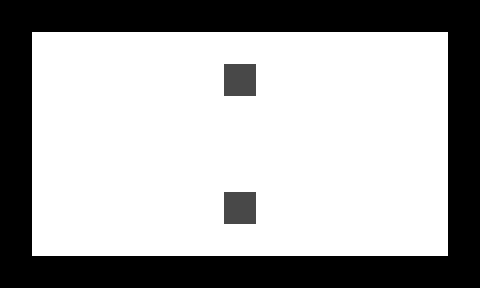

Rendered tile map (Tiled .tmx) drawn with the repository's tilesets; below, a short description and the full map source, tile grids included:
An orthogonal 15x9 tile map with 32x32 px tiles, 2 tile layers (1, 2).

<map version="1.0" orientation="orthogonal" width="15" height="9" tilewidth="32" tileheight="32">
 <tileset firstgid="1" name="n_tiles1" tilewidth="32" tileheight="32">
  <image source="../../images/map/common/n_tiles1.png" width="128" height="64" />
 </tileset>
 <layer name="1" width="15" height="9">
  <data encoding="csv">
1,1,1,1,1,1,1,1,1,1,1,1,1,1,1,
1,1,1,1,1,1,1,1,1,1,1,1,1,1,1,
1,1,1,1,1,1,1,1,1,1,1,1,1,1,1,
1,1,1,1,1,1,1,1,1,1,1,1,1,1,1,
1,1,1,1,1,1,1,1,1,1,1,1,1,1,1,
1,1,1,1,1,1,1,1,1,1,1,1,1,1,1,
1,1,1,1,1,1,1,1,1,1,1,1,1,1,1,
1,1,1,1,1,1,1,1,1,1,1,1,1,1,1,
1,1,1,1,1,1,1,1,1,1,1,1,1,1,1
</data>
 </layer>
 <layer name="2" width="15" height="9">
  <data encoding="csv">
2,2,2,2,2,2,2,2,2,2,2,2,2,2,2,
2,0,0,0,0,0,0,0,0,0,0,0,0,0,2,
2,0,0,0,0,0,0,4,0,0,0,0,0,0,2,
2,0,0,0,0,0,0,0,0,0,0,0,0,0,2,
2,0,0,0,0,0,0,0,0,0,0,0,0,0,2,
2,0,0,0,0,0,0,0,0,0,0,0,0,0,2,
2,0,0,0,0,0,0,4,0,0,0,0,0,0,2,
2,0,0,0,0,0,0,0,0,0,0,0,0,0,2,
2,2,2,2,2,2,2,2,2,2,2,2,2,2,2
</data>
 </layer>
</map>
